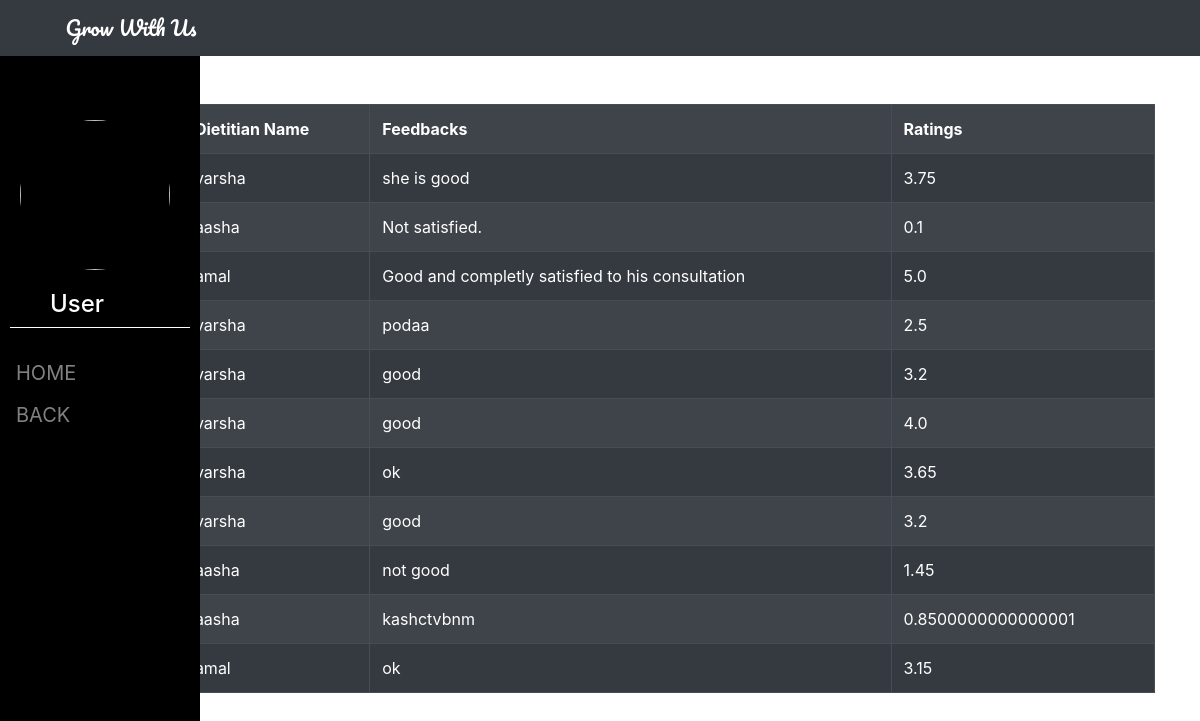
Page /feedback_view_for_all on the committed database.
### app/models.py (models this page shows)
class user_feedback(models.Model):
    userr_feedback=models.ForeignKey(users_reg,on_delete=models.CASCADE)
    name_of_user=models.CharField(max_length=30,null=True)
    Name_of_dietition=models.CharField(max_length=30,null=True)
    feedback=models.CharField(max_length=30,null=True)
    rating=models.CharField(max_length=30,null=True)

### app/views.py (the view)
# urls.py: path('feedback_view_for_all',views.feedback_views_for_all),
def feedback_views_for_all(request):
    feedbacks=user_feedback.objects.all()
    di={'view':feedbacks}
    return render(request,'view_all_feedbacks.html',di)

### app/templates/view_all_feedbacks.html (shortened to what this page needs)
{% load static %}
{% get_static_prefix as d %}
<!doctype html>
<html lang="en">
  <head>
    <link rel="stylesheet" href="https://stackpath.bootstrapcdn.com/bootstrap/4.3.1/css/bootstrap.min.css">
  </head>
  <body>
    <div class="sidebar">
        <div class="imgs">
          <img src="{{d}}img/user_logo.jpg" alt="" width="150px">
        </div>
        <h4 style="color: white; padding:0px 50px;">User</h4>
      <div class="but"></div> <br>
      <a href="">Home</a>
      <a href="">Back</a>
      </div>
    <nav class="navbar navbar-expand-sm bg-dark">
      <div class="navbar-brand">Grow With Us</div>
    </nav>
    <div class="container">
      <table class="table table-bordered table-dark table-hover table-striped mt-5">
        <tr>
            <th>Full Name</th>
            <th>Dietitian Name</th>
            <th>Feedbacks</th>
            <th>Ratings</th>
        </tr>
        {% for i in view %}
        <tr>
            <td>{{i.name_of_user}}</td>
            <td>{{i.Name_of_dietition}}</td>
            <td>{{i.feedback}}</td>
            <td>{{i.rating}}</td>
        </tr>
        {% endfor %}
        </table>
    </div>
  </body>
</html>

### app/templates/view_all_feedbacks.html (style rules this page uses)
body { background: url(https://images.pexels.com/photos/162583/work-workplace-office-computer-162583.jpeg?auto=compress&cs=tinysrgb&w=1260&h=750&dpr=1); background-size: cover; background-attachment: fixed; }
.imgs img { height: 150px; width: 150px; border-radius: 100px; margin-top: 100px; }
.imgs { padding: 20px; }
.sidebar { margin: 0; padding: 0; width: 200px; background-color: black; position: fixed; height: 100%; overflow: auto; }
.sidebar a { padding: 6px 8px 6px 16px; text-decoration: none; font-size: 20px; color: #818181; display: block; text-transform: uppercase; }
.but { margin-left: 10px; width: 180px; height: 1px; background-color: white; }
.navbar-brand { color: white; font-family: 'Pacifico', cursive; }

### rows in the picture
user_feedback: Name_of_dietition "varsha", feedback "she is good", rating "3.75"
user_feedback: Name_of_dietition "aasha", feedback "Not satisfied.", rating "0.1"
user_feedback: Name_of_dietition "amal", feedback "Good and completly satisfied to his consultation", rating "5.0"
user_feedback: Name_of_dietition "varsha", feedback "podaa", rating "2.5"
user_feedback: Name_of_dietition "varsha", feedback "good", rating "3.2"
user_feedback: Name_of_dietition "varsha", feedback "good", rating "4.0"
user_feedback: Name_of_dietition "varsha", feedback "ok", rating "3.65"
user_feedback: Name_of_dietition "varsha", feedback "good", rating "3.2"
user_feedback: Name_of_dietition "aasha", feedback "not good", rating "1.45"
user_feedback: Name_of_dietition "aasha", feedback "kashctvbnm", rating "0.8500000000000001"
user_feedback: Name_of_dietition "amal", feedback "ok", rating "3.15"
